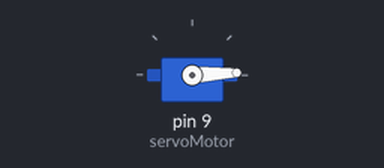
Bench run of a sketch on a simulated Arduino Uno, built with avr-gcc and run on an emulated ATmega328P. Parts: servo.

Above: at 0.05 s.
At 1.3 s:
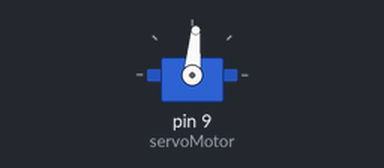
At 2.6 s:
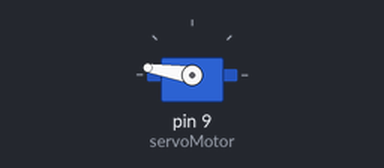
At 5.2 s:
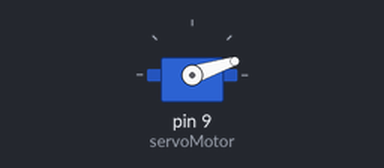
Timing chart, 0 to 7.1 s (numbered marks = the images above):
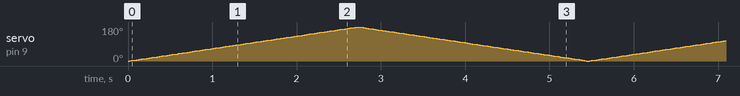

The sketch:

servo_motor.ino
```cpp
#include <Servo.h>
Servo servoMotor;
void setup()
{
  servoMotor.attach(9);
}
void loop ()
{
  for(int val=0; val<=180; val++)
    {
      servoMotor.write(val);
        delay(15);
    }
  for(int val2=180; val2>=0; val2--)
    {
      servoMotor.write(val2);
        delay(15);
    }
}
```
